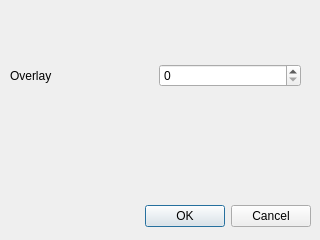
<?xml version="1.0" encoding="UTF-8"?>
<ui version="4.0">
 <class>ChangeActiveOverlayDialog</class>
 <widget class="QDialog" name="ChangeActiveOverlayDialog">
  <property name="geometry">
   <rect>
    <x>0</x>
    <y>0</y>
    <width>320</width>
    <height>240</height>
   </rect>
  </property>
  <property name="windowTitle">
   <string>Dialog</string>
  </property>
  <widget class="QDialogButtonBox" name="buttonBox">
   <property name="geometry">
    <rect>
     <x>10</x>
     <y>200</y>
     <width>301</width>
     <height>32</height>
    </rect>
   </property>
   <property name="orientation">
    <enum>Qt::Horizontal</enum>
   </property>
   <property name="standardButtons">
    <set>QDialogButtonBox::Cancel|QDialogButtonBox::Ok</set>
   </property>
  </widget>
  <widget class="QWidget" name="gridLayoutWidget">
   <property name="geometry">
    <rect>
     <x>10</x>
     <y>10</y>
     <width>291</width>
     <height>131</height>
    </rect>
   </property>
   <layout class="QGridLayout" name="gridLayout">
    <item row="0" column="1">
     <widget class="QSpinBox" name="sbActiveOverlay"/>
    </item>
    <item row="0" column="0">
     <widget class="QLabel" name="label">
      <property name="text">
       <string>Overlay</string>
      </property>
     </widget>
    </item>
   </layout>
  </widget>
 </widget>
 <resources/>
 <connections>
  <connection>
   <sender>buttonBox</sender>
   <signal>accepted()</signal>
   <receiver>ChangeActiveOverlayDialog</receiver>
   <slot>accept()</slot>
   <hints>
    <hint type="sourcelabel">
     <x>248</x>
     <y>254</y>
    </hint>
    <hint type="destinationlabel">
     <x>157</x>
     <y>274</y>
    </hint>
   </hints>
  </connection>
  <connection>
   <sender>buttonBox</sender>
   <signal>rejected()</signal>
   <receiver>ChangeActiveOverlayDialog</receiver>
   <slot>reject()</slot>
   <hints>
    <hint type="sourcelabel">
     <x>316</x>
     <y>260</y>
    </hint>
    <hint type="destinationlabel">
     <x>286</x>
     <y>274</y>
    </hint>
   </hints>
  </connection>
 </connections>
</ui>
